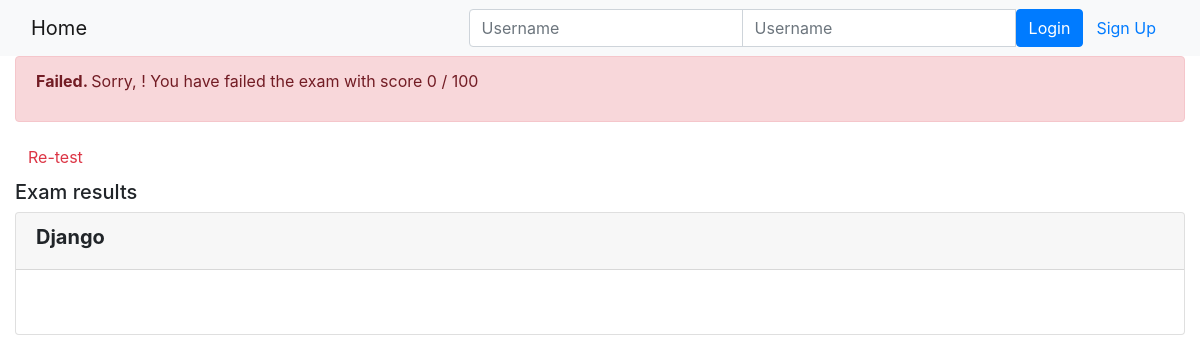
Before: /onlinecourse/course/1/submission/1/result/ with the older database file.
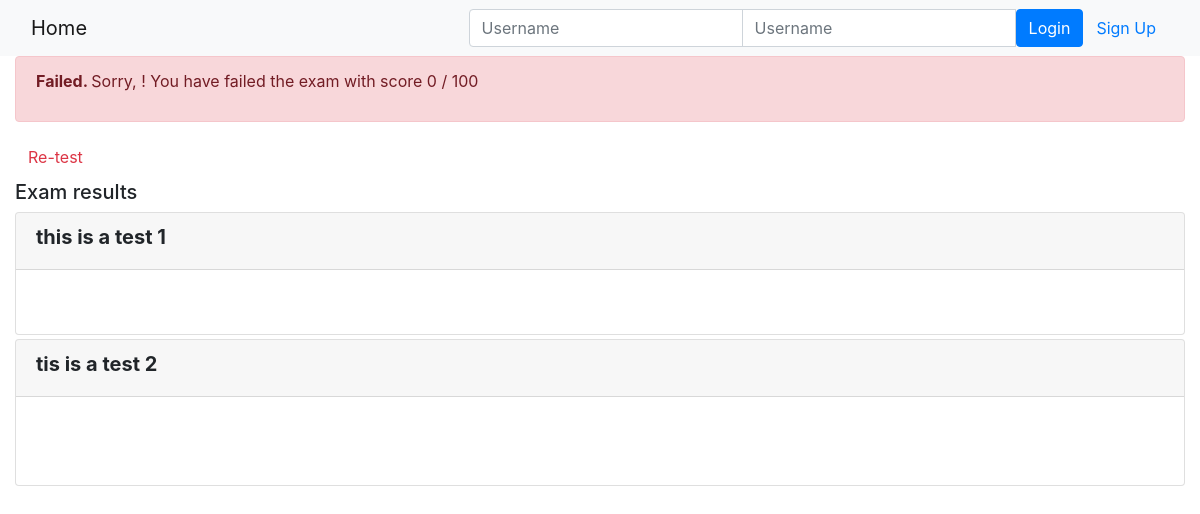
After: the same page with the newer database file.
### onlinecourse/models.py (models this page shows, shortened)
class Question(models.Model):
    lesson = models.ForeignKey(Lesson, on_delete=models.CASCADE)
    question_text = models.CharField(max_length=350, default="")
    question_grade = models.IntegerField(default=0)

### onlinecourse/views.py (the view)
# urls.py: path('course/<int:course_id>/submission/<int:submission_id>/result/', views.show_exam_result, name='result'),
def show_exam_result(request, course_id, submission_id):
    context = {}
    course = Course.objects.get(id = course_id)
    submit = Submission.objects.get(id = submission_id)
    selected = Submission.objects.filter(id = submission_id).values_list('chocies',flat = True)
    score = 0
    for i in submit.chocies.all().filter(is_correct=True).values_list('question_id'):
        score += Question.objects.filter(id=i[0]).first().question_grade
    context['selected'] = selected
    context['grade'] = score
    context['course'] = course
    return  render(request, 'onlinecourse/exam_result_bootstrap.html', context)

### onlinecourse/templates/onlinecourse/exam_result_bootstrap.html (shortened to what this page needs)
<!DOCTYPE html>
<html lang="en">
<head>
    {% load static %}
    <link rel="stylesheet" href="https://maxcdn.bootstrapcdn.com/bootstrap/4.5.2/css/bootstrap.min.css">
</head>
<body>
 <nav class="navbar navbar-light bg-light">
    <div class="container-fluid">
        <div class="navbar-header">
              <a class="navbar-brand" href="{% url 'onlinecourse:index' %}">Home</a>
        </div>
        <ul class="nav navbar-nav navbar-right">
            {% if user.is_authenticated %}
            <li>
                <a class="btn btn-link" href="#">{{ user.first_name }}({{ user.username }})</a>
                <a class="btn btn-link" href="{% url 'onlinecourse:logout' %}">Logout</a>
            </li>
            {% else %}
            <li>
                <form class="form-inline" action="{% url 'onlinecourse:login' %}" method="post">
                    <div class="input-group">
                        <input type="text" class="form-control" placeholder="Username" name="username" >
                        <input type="password" class="form-control" placeholder="Username" name="psw" >
                        <button class="btn btn-primary" type="submit">Login</button>
                        <a class="btn btn-link" href="{% url 'onlinecourse:registration' %}">Sign Up</a>
                    </div>
                </form>
            </li>
            {% endif %}
        </ul>
    </div>
</nav>
<div class="container-fluid">
    {% if grade > 80 %}
    <div class="alert alert-success">
       <p><b>Congratulations, {{user.first_name}}! </b>You have passed the exam and completed the course with score {{grade}} / 100</p>
    </div>
        {% else %}
        <div class="alert alert-danger">
            <p><b>Failed. </b>Sorry, {{user.first_name}}! You have failed the exam with score {{grade}} / 100</p>
        </div>
        <a class="btn btn-link text-danger" href="{% url 'onlinecourse:course_details' course.id %}">Re-test</a>
        {% endif %}
        <div class="card-columns-vertical mt-1">
        <h5 class="">Exam results</h5>
            {% for lesson in course.lesson_set.all %}
            {% for question in lesson.question_set.all %}
            <div class="card mt-1">
                <div class="card-header"><h5 style="font-weight:bold">{{ question.question_text}}</h5></div>
                <div class="form-group">
                    {% for choice in question.choice_set.all %}
                    <div class="form-check">
                    </div>
                    {% endfor %}
                </div>
            </div>
            {% endfor %}
            {% endfor %}
        </div>
    </div>
</body>
</html>

Changed rows visible on the page:
changed Question: question_text "Django" → "this is a test 1"
added Question: question_text "tis is a test 2"
